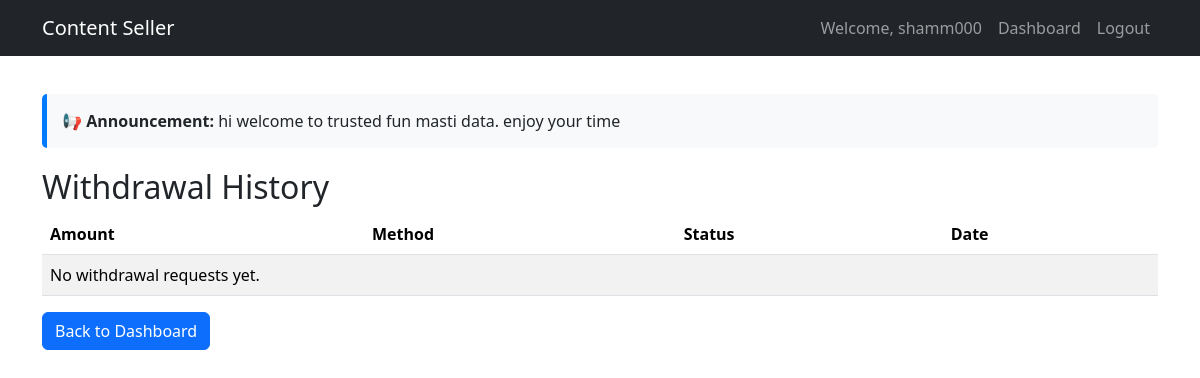
Page /content/withdrawals/ (signed in) on the committed database.
### users/models.py (models this page shows, shortened)
class User(AbstractUser):
    ROLE_CHOICES = (
        ('admin', 'Admin'),
        ('creator', 'Creator'),
        ('buyer', 'Buyer'),
    )
    role = models.CharField(max_length=10, choices=ROLE_CHOICES, default='buyer')
    balance = models.DecimalField(max_digits=10, decimal_places=2, default=0)

### content/models.py (models this page shows, shortened)
class SiteMessage(models.Model):
    message = models.TextField()
    is_active = models.BooleanField(default=True)
    updated_at = models.DateTimeField(auto_now=True)
    class Meta:
        verbose_name = "Admin Message"
        verbose_name_plural = "Admin Messages"

### content/views.py (the view)
# urls.py: path('withdrawals/', views.withdrawal_history, name='withdrawal_history'),
@login_required
def withdrawal_history(request):
    withdrawals = WithdrawalRequest.objects.filter(user=request.user).order_by('-created_at')
    return render(request, 'content/withdrawal_history.html', {'withdrawals': withdrawals})

### content/context_processors.py (called while the page is built)
def admin_message(request):
    msg = SiteMessage.objects.filter(is_active=True).first()
    return {'admin_message': msg.message if msg else None}

### templates/content/withdrawal_history.html (shortened to what this page needs)
{% extends "base.html" %}
{% block content %}
<h2>Withdrawal History</h2>
<table class="table table-striped">
    <thead>
        <tr>
            <th>Amount</th>
            <th>Method</th>
            <th>Status</th>
            <th>Date</th>
        </tr>
    </thead>
    <tbody>
        {% for w in withdrawals %}
        <tr>
            <td>Rs {{ w.amount }}</td>
            <td>{{ w.get_payment_method_display }}</td>
            <td>
                <span class="badge {% if w.status == 'approved' %}bg-success{% elif w.status == 'pending' %}bg-warning{% else %}bg-danger{% endif %}">
                    {{ w.get_status_display }}
                </span>
            </td>
            <td>{{ w.created_at|date:"Y-m-d H:i" }}</td>
        </tr>
        {% empty %}
        <tr><td colspan="4">No withdrawal requests yet.</td></tr>
        {% endfor %}
    </tbody>
</table>
<a href="{% url 'buyer_dashboard' %}" class="btn btn-primary">Back to Dashboard</a>
{% endblock %}

### templates/base.html (shortened to what this page needs)
{% load static %}
<!DOCTYPE html>
<html lang="en">
<head>
    <link href="https://cdn.jsdelivr.net/npm/bootstrap@5.3.2/dist/css/bootstrap.min.css" rel="stylesheet">
</head>
<body>
    <nav class="navbar navbar-expand-lg navbar-dark bg-dark fixed-top">
        <div class="container">
            <a class="navbar-brand" href="{% url 'home' %}">Content Seller</a>
            <div class="collapse navbar-collapse">
                <ul class="navbar-nav ms-auto">
                    {% if user.is_authenticated %}
                        <li class="nav-item"><span class="nav-link">Welcome, {{ user.username }}</span></li>
                        {% if user.role == 'buyer' %}
                            <li class="nav-item"><a class="nav-link" href="{% url 'buyer_dashboard' %}">Dashboard</a></li>
                        {% elif user.role == 'creator' %}
                            <li class="nav-item"><a class="nav-link" href="{% url 'creator_dashboard' %}">Dashboard</a></li>
                        {% endif %}
                        <li class="nav-item">
                            <form method="post" action="{% url 'logout' %}">
                                <button type="submit" class="btn btn-link nav-link">Logout</button>
                            </form>
                        </li>
                    {% else %}
                        <li class="nav-item"><a class="nav-link" href="{% url 'login' %}">Login</a></li>
                        <li class="nav-item"><a class="nav-link" href="{% url 'creator_register' %}">Register as Creator</a></li>
                        <li class="nav-item"><a class="nav-link" href="{% url 'buyer_register' %}">Register as Buyer</a></li>
                    {% endif %}
                </ul>
            </div>
        </div>
    </nav>
    <div class="container mt-4">
        {% if admin_message %}
            <div class="message-banner">
                <strong>📢 Announcement:</strong> {{ admin_message }}
            </div>
        {% endif %}
        {% block content %}{% endblock %}
    </div>
</body>
</html>

### templates/base.html (style rules this page uses)
body { padding-top: 70px; }
.message-banner { background-color: #f8f9fa; border-left: 5px solid #007bff; padding: 15px; margin-bottom: 20px; border-radius: 5px; }

### rows in the picture
User: username "shamm000"
SiteMessage: message "hi welcome to trusted fun masti data. enjoy your time"
